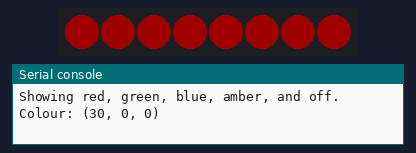
A program run on a simulated Raspberry Pi Pico running MicroPython. On the bench: 8 RGB LEDs in strip order, left to right, the last lines printed to the serial console. Dim RGB values are drawn brighter than linear. At 5.0 s the program stops and its outputs stay as they are.

Above: at 0.1 s.
At 1.1 s:
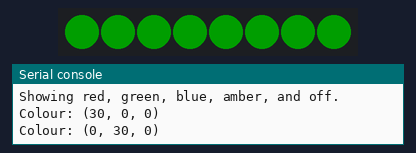
At 2.1 s:
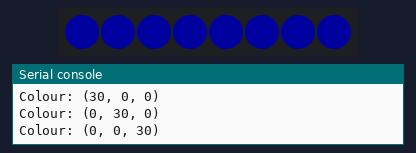
Timing chart, 0 to 5.5 s (numbered marks = the images above):
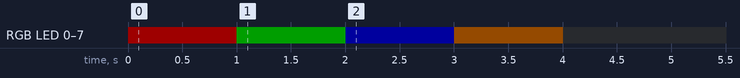

Measured:
- by itself, RGB LED 0–7: off → RGB(30, 0, 0) at 0.00 s, → RGB(0, 30, 0) 1.0 s later, → RGB(0, 0, 30) 1.0 s later, → RGB(20, 10, 0) 1.0 s later, … (5 changes in this stretch)
- what the display in image 1 shows lasts 1.0 s, from 1.0 s to 2.0 s

The program:

01_neopixel_colours.py
```python
from machine import Pin
from neopixel import NeoPixel
from time import sleep

PIXEL_PIN = 16
PIXEL_COUNT = 8

pixels = NeoPixel(Pin(PIXEL_PIN), PIXEL_COUNT)
RED = (30, 0, 0)
GREEN = (0, 30, 0)
BLUE = (0, 0, 30)
AMBER = (20, 10, 0)
OFF = (0, 0, 0)

print("Showing red, green, blue, amber, and off.")

try:
    pixels.fill(RED)
    pixels.write()
    print("Colour:", RED)
    sleep(1)

    pixels.fill(GREEN)
    pixels.write()
    print("Colour:", GREEN)
    sleep(1)

    pixels.fill(BLUE)
    pixels.write()
    print("Colour:", BLUE)
    sleep(1)

    pixels.fill(AMBER)
    pixels.write()
    print("Colour:", AMBER)
    sleep(1)

    pixels.fill(OFF)
    pixels.write()
    print("Colour:", OFF)
    sleep(1)
finally:
    pixels.fill(OFF)
    pixels.write()
```
